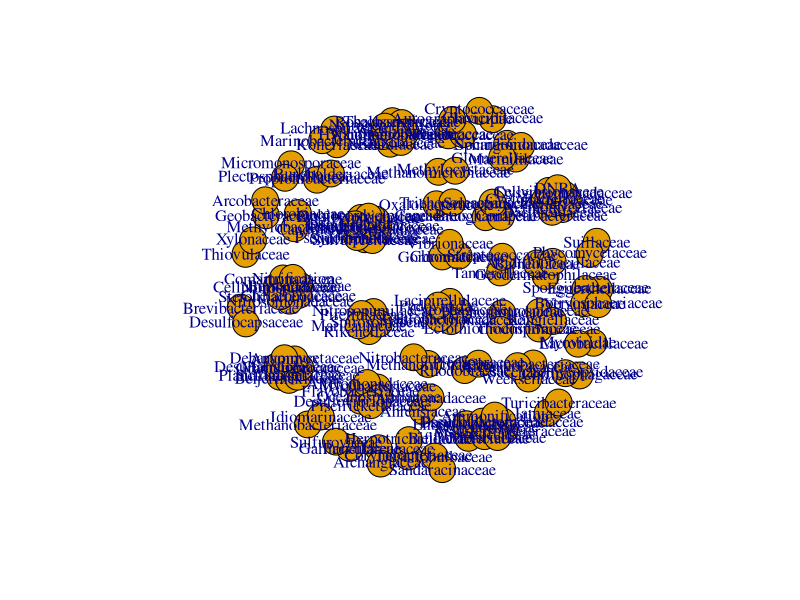

Generate this figure with R:

library(Hmisc)


genus <- read.delim('data_CK.txt', row.name = 1, check.names = FALSE)


genus <- genus[which(rowSums(genus) >= 0.00005), ]    

genus1 <- genus
genus1[genus1>0] <- 1
genus <- genus[which(rowSums(genus1) >= 5), ]   


genus_corr <- rcorr(t(genus), type = 'spearman')


r <- genus_corr$r
r[abs(r) < 0.8] <- 0


p <- genus_corr$P
p <- p.adjust(p, method = 'BH')    
p[p>=0.05] <- -1
p[p<0.05 & p>=0] <- 1
p[p==-1] <- 0


z <- r * p
diag(z) <- 0   
head(z)[1:6,1:6]


write.table(data.frame(z, check.names = FALSE), 'genus_corr.matrix.txt', col.names = NA, sep = '\t', quote = FALSE)


library(igraph)


g <- graph.adjacency(z, weighted = TRUE, mode = 'undirected')
g


g <- simplify(g)


g <- delete.vertices(g, names(degree(g)[degree(g) == 0]))


E(g)$correlation <- E(g)$weight
E(g)$weight <- abs(E(g)$weight)


tax <- read.delim('genus_taxonomy.txt', row.name = 1, check.names = FALSE, stringsAsFactors = FALSE)
tax <- tax[as.character(V(g)$name), ]

V(g)$kingdom <- tax$kingdom
V(g)$phylum <- tax$phylum
V(g)$class <- tax$class
V(g)$order <- tax$order
V(g)$genus <- tax$genus



g
plot(g)


adj_matrix <- as.matrix(get.adjacency(g, attr = 'correlation'))
write.table(data.frame(adj_matrix, check.names = FALSE), 'network.adj_matrix.txt', col.names = NA, sep = '\t', quote = FALSE)


edge <- data.frame(as_edgelist(g))    

edge_list <- data.frame(
    source = edge[[1]],
    target = edge[[2]],
    weight = E(g)$weight,
    correlation = E(g)$correlation
)
head(edge_list)

write.table(edge_list, 'network.edge_list.txt', sep = '\t', row.names = FALSE, quote = FALSE)


node_list <- data.frame(
    label = names(V(g)),
    kingdom = V(g)$kingdom,
    phylum = V(g)$phylum,
    class = V(g)$class,
    order = V(g)$order,
    genus = V(g)$genus
)
head(node_list)

write.table(node_list, 'network.node_list.txt', sep = '\t', row.names = FALSE, quote = FALSE)


write.graph(g, 'network.graphml', format = 'graphml')


write.graph(g, 'network.gml', format = 'gml')
